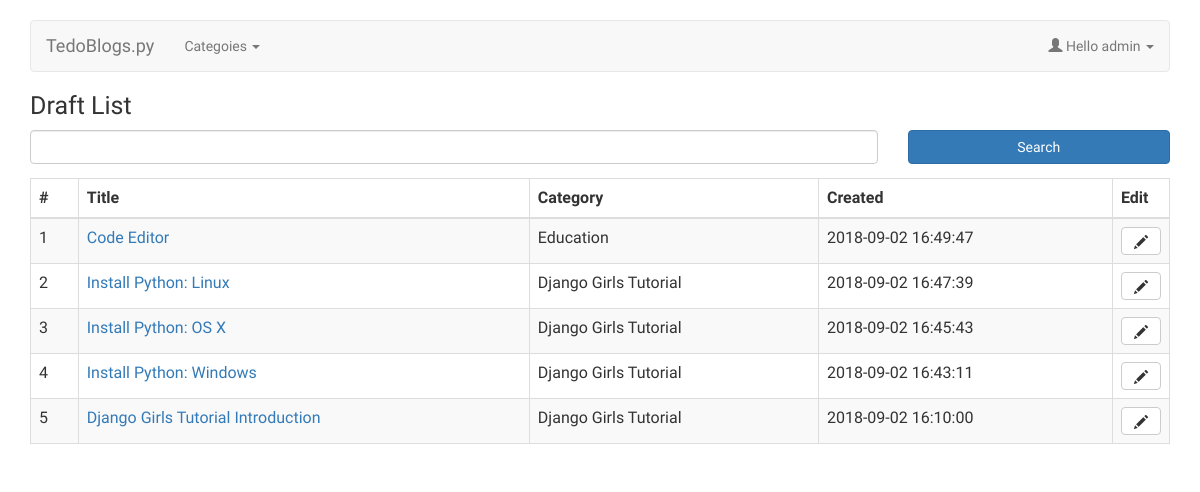
The page /drafts/ (signed in) on the database as committed earlier.
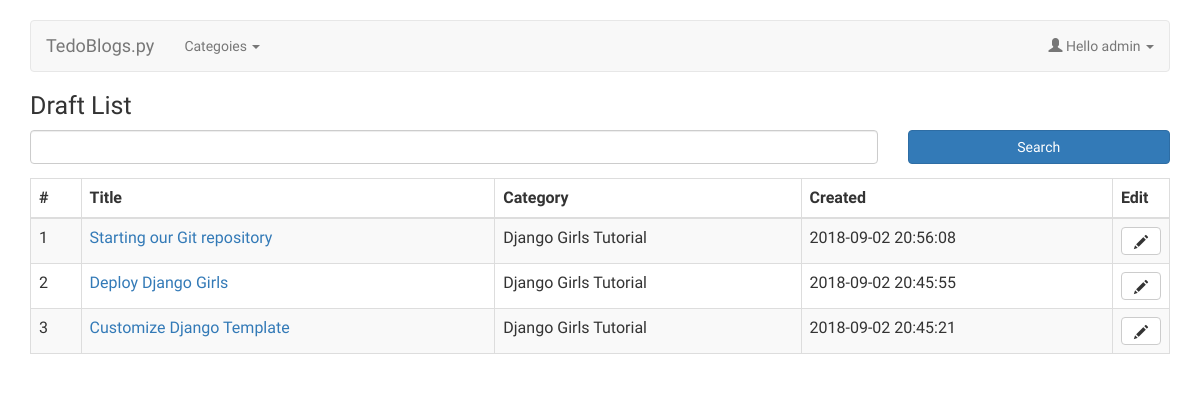
The same page on the database as committed later.
### blog/models.py (models this page shows, shortened)
class Post(models.Model):
    author = models.ForeignKey('auth.User', on_delete=models.CASCADE)
    category = models.ForeignKey('blog.Category', on_delete=models.CASCADE, related_name='posts', default='')
    title = models.CharField(max_length=200)
    text = models.TextField()
    created_date = models.DateTimeField(
            default=timezone.now)
    published_date = models.DateTimeField(
            blank=True, null=True)

class Category(models.Model):
    title = models.CharField(max_length=50, unique=True)
    def __str__(self):
        return self.title

### blog/views.py (the view)
# urls.py: path('drafts/', views.post_draft_list, name='post_draft_list'),
@login_required
def post_draft_list(request):
  param = {}
  form = PostSearchForm()
  if request.GET.get('title') != '' and request.GET.get('title') != None:
    search = request.GET.get('title')
    posts = Post.objects.filter(published_date__isnull=True,title__contains=search).order_by('-created_date')
    param['info_msg'] = "Search post contain \"" + search + "\""
  else:
    posts = Post.objects.filter(published_date__isnull=True).order_by('-created_date')
  page = request.GET.get('page', 1)
  paginator = Paginator(posts, 5)
  try:
    posts_pag = paginator.page(page)
  except PageNotAnInteger:
    posts_pag = paginator.page(1)
  except EmptyPage:
    posts_pag = paginator.page(paginator.num_pages)
  param['posts'] = posts_pag
  return render(request, 'blog/post_draft_list.html', param)

### blog/templates/blog/post_draft_list.html (shortened to what this page needs)
{% extends 'blog/base.html' %}
{% block content %}
  	<h1>Draft List</h1>
    <div>
	    <form method="GET">{% csrf_token %}
	        <div class="row">
	          <div class="col-lg-9">
	              <input type="text" name="title" class="form-control" />
	          </div>
	          <div class="col-lg-3">
	              <button type="submit" class="btn btn-primary btn-block">Search</button>
	          </div>
	        </div>
	    </form>
    </div>
	<div class="table">
    	<table class="table table-striped table-bordered table-sm">
            <thead>
                <tr>
                    <th>#</th>
                    <th>Title</th>
                    <th>Category</th>
                    <th>Created</th>
                    <th>Edit</th>
                </tr>
            </thead>
        	<tbody>
                {% if not posts %}
                    <tr><td colspan="5">Empty Result</td></tr>
                {% else %}
            	{% for post in posts %}
            		<tr>
                        <td>{{ forloop.counter0|add:posts.start_index }}</td>
                		<td><a href="{% url 'post_detail' pk=post.pk %}">{{ post.title }}</a></td>
                        <td>{{ post.category }}</td>
                        <td>{{ post.created_date|date:'Y-m-d H:i:s' }}</td>
                		<td width="40">
                			<a class="btn btn-default" href="{% url 'post_edit' pk=post.pk %}"><span class="glyphicon glyphicon-pencil"></span></a>
                		</td>
                	</tr>
                {% endfor %}
                {% endif %}
            </tbody>
        </table>
    </div>
  </div>
{% endblock %}

Rows that differ between the two databases and show on the page:
no longer on this page (row edited): Post: title "Code Editor", category "Education", created_date "2018-09-02 16:49:47"
no longer on this page (row edited): Post: title "Install Python: Linux", category "Django Girls Tutorial", created_date "2018-09-02 16:47:39"
no longer on this page (row edited): Post: title "Install Python: OS X", category "Django Girls Tutorial", created_date "2018-09-02 16:45:43"
no longer on this page (row edited): Post: title "Install Python: Windows", category "Django Girls Tutorial", created_date "2018-09-02 16:43:11"
no longer on this page (row edited): Post: title "Django Girls Tutorial Introduction", category "Django Girls Tutorial", created_date "2018-09-02 16:10:00"
added Post: title "Starting our Git repository", category "Django Girls Tutorial", created_date "2018-09-02 20:56:08"
added Post: title "Deploy Django Girls", category "Django Girls Tutorial", created_date "2018-09-02 20:45:55"
added Post: title "Customize Django Template", category "Django Girls Tutorial", created_date "2018-09-02 20:45:21"
